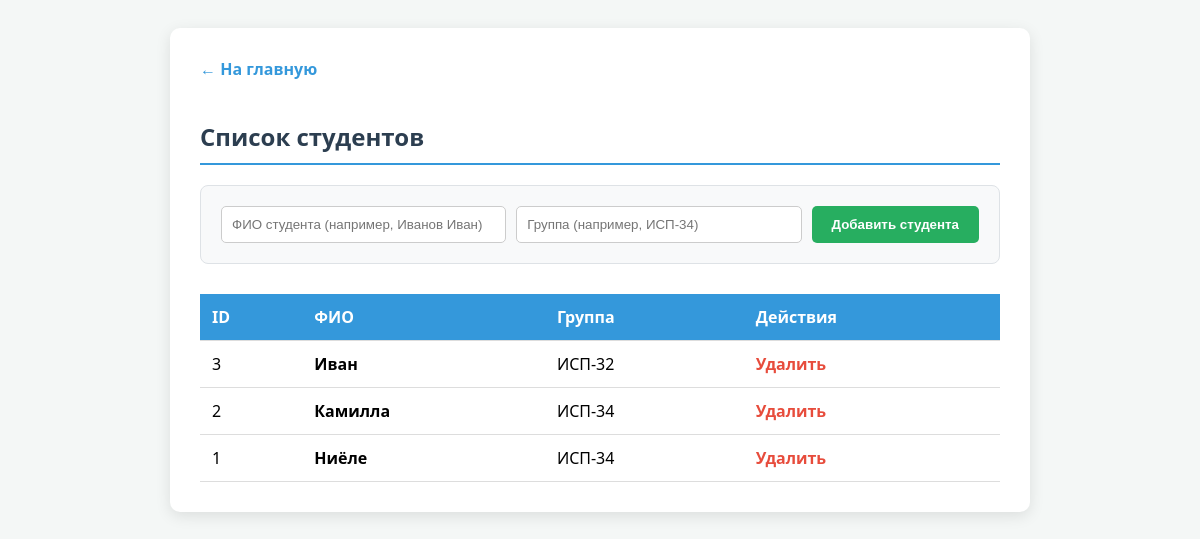
/journal/students.php (signed in), run on the app's committed database.
### tables this page shows
CREATE TABLE students (
            id INTEGER PRIMARY KEY AUTOINCREMENT,
            full_name TEXT NOT NULL,
            group_name TEXT NOT NULL
        );

### journal/classes/Database.php (called while the page is built)
<?php
class Database
{
    private PDO $pdo;
    public function __construct()
    {
        $dbFile = __DIR__ . '/../journal.db';
        try {
            $dsn = "sqlite:" . $dbFile;
            $this->pdo = new PDO($dsn);
            $this->pdo->setAttribute(PDO::ATTR_ERRMODE, PDO::ERRMODE_EXCEPTION);
            $this->pdo->setAttribute(PDO::ATTR_DEFAULT_FETCH_MODE, PDO::FETCH_ASSOC);
            $this->pdo->exec("
                CREATE TABLE IF NOT EXISTS logs (
                    id INTEGER PRIMARY KEY AUTOINCREMENT,
                    user_login TEXT NOT NULL,
                    action TEXT NOT NULL,
                    created_at TEXT NOT NULL
                )
            ");
        } catch (PDOException $e) {
            die("Ошибка подключения к БД: " . $e->getMessage());
        }
    }
    public function query(string $sql, array $params = []): PDOStatement
    {
        $stmt = $this->pdo->prepare($sql);
        $stmt->execute($params);
        return $stmt;
    }
}

### journal/students.php (the view, shortened to what this page needs)
<?php
require_once 'classes/Database.php';
$db = new Database();
$students = $db->query("SELECT * FROM students ORDER BY group_name, full_name")->fetchAll();
?>
<!DOCTYPE html>
<html lang="ru">
<head>
</head>
<body>
<div class="container">
    <a href="index.php" class="back">← На главную</a>
    <h2>Список студентов</h2>
    <form method="POST" class="form-add">
        <input type="text" name="full_name" placeholder="ФИО студента (например, Иванов Иван)" required>
        <input type="text" name="group_name" placeholder="Группа (например, ИСП-34)" required>
        <button type="submit">Добавить студента</button>
    </form>
    <?php if (empty($students)): ?>
        <p style="text-align:center; color:#7f8c8d;">Студентов пока нет.</p>
    <?php else: ?>
        <table>
            <thead>
                <tr>
                    <th>ID</th>
                    <th>ФИО</th>
                    <th>Группа</th>
                    <th>Действия</th>
                </tr>
            </thead>
            <tbody>
                <?php foreach($students as $s): ?>
                <tr>
                    <td><?php echo $s['id']; ?></td>
                    <td><strong><?php echo htmlspecialchars($s['full_name']); ?></strong></td>
                    <td><?php echo htmlspecialchars($s['group_name']); ?></td>
                    <td>
                        <a href="students.php?delete=<?php echo $s['id']; ?>" class="btn-del" onclick="return confirm('Удалить студента и все его оценки?')">Удалить</a>
                    </td>
                </tr>
                <?php endforeach; ?>
            </tbody>
        </table>
    <?php endif; ?>
</div>
</body>
</html>

### journal/students.php (style rules this page uses)
body { font-family: 'Segoe UI', Arial, sans-serif; background: #f4f7f6; padding: 20px; }
.container { max-width: 800px; margin: 0 auto; background: #fff; padding: 30px; border-radius: 10px; box-shadow: 0 4px 15px rgba(0,0,0,0.1); }
h2 { color: #2c3e50; border-bottom: 2px solid #3498db; padding-bottom: 10px; }
.back { display: inline-block; margin-bottom: 20px; color: #3498db; text-decoration: none; font-weight: bold; }
.form-add { background: #f8f9fa; padding: 20px; border-radius: 8px; border: 1px solid #dee2e6; margin-bottom: 30px; display: flex; gap: 10px; flex-wrap: wrap; }
.form-add input { flex: 1; padding: 10px; border: 1px solid #ccc; border-radius: 5px; min-width: 200px; }
.form-add button { padding: 10px 20px; background: #27ae60; color: white; border: none; border-radius: 5px; cursor: pointer; font-weight: bold; }
table { width: 100%; border-collapse: collapse; margin-top: 20px; }
th, td { padding: 12px; text-align: left; border-bottom: 1px solid #ddd; }
th { background-color: #3498db; color: white; }
.btn-del { color: #e74c3c; text-decoration: none; font-weight: bold; }

### data on the page
students: id "3", full_name "Иван", group_name "ИСП-32"
students: id "2", full_name "Камилла", group_name "ИСП-34"
students: id "1", full_name "Ниёле", group_name "ИСП-34"
